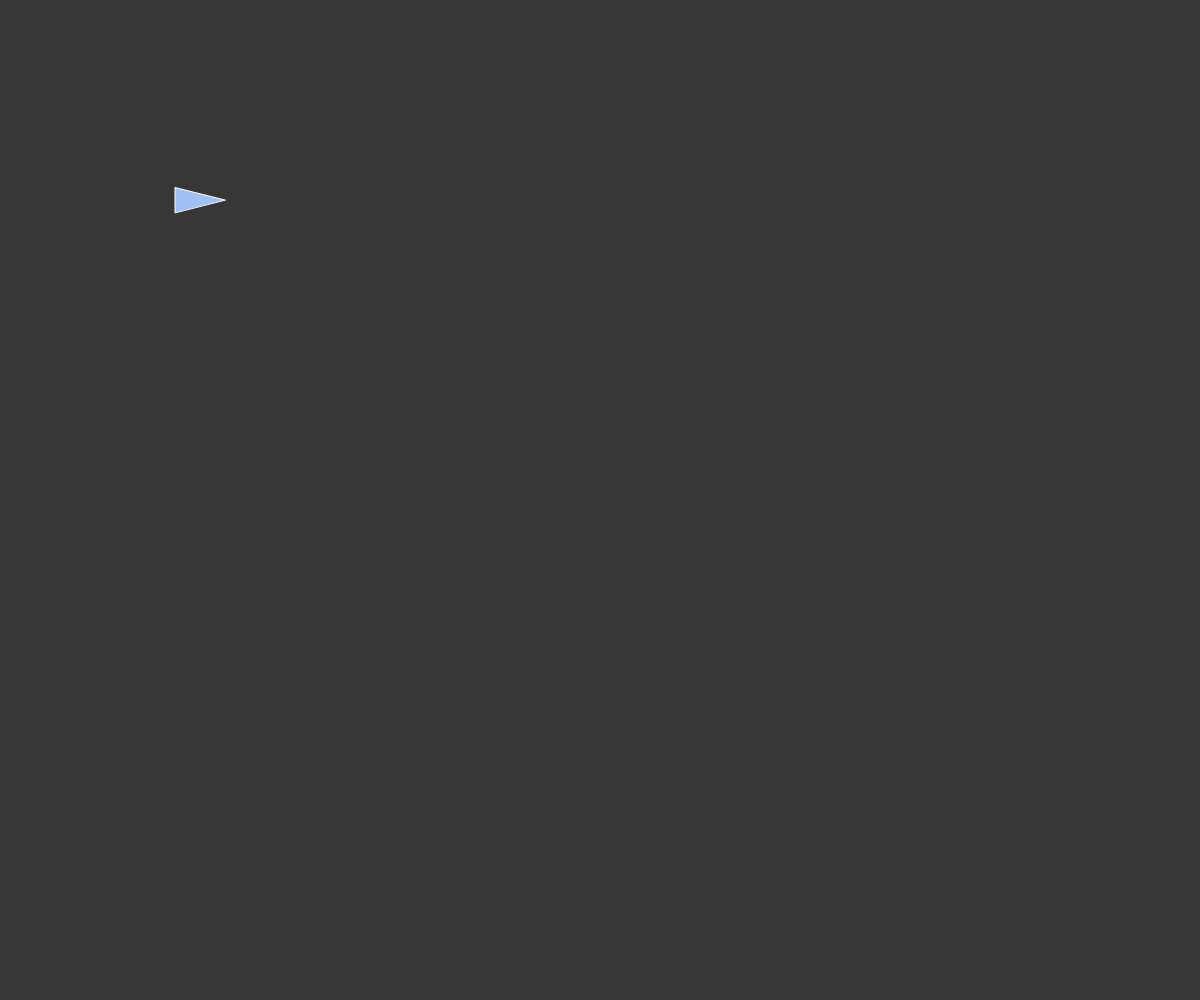
Frame 1 (no input)
Frame 60 (no input): identical to frame 1, image omitted
Frame 120 (the mouse pressed at the canvas centre since frame 60): identical to frame 1, image omitted

The p5.js sketch that drew this single still picture (run headless with seeded random() and noise() and a simulated clock; from frame 60 on, the mouse is pressed at the canvas centre):

// p5.js sketch
// ── sketch.js
let mover;
let enemies = [];

function setup() {
  createCanvas(windowWidth, windowHeight);
  
  mover = new Mover(200, 200, 25);
  
  //frameRate(10)
}

function draw() {
  background(55);
  
  mover.update();
  mover.show();
  
  enemies.forEach(enemy => {
    enemy.show();
    enemy.update();
  });
  
}
// ── mover.js
// CURRENT GLITCHES:
// Mover glitches past boundaries
class Mover {
  constructor (x,y, mass) {
    this.pos = createVector(x, y);
    this.mass = mass;
    
    // Instantiate vectors for early read-access.
    this.vel = createVector();
    this.acc = createVector();
    
    this.colour = color('#a0bff2');
  }
  
  update() {
    // Acc is added here.
    this.acc.set(0,0); // Otherwise acceleration never ends.
    this.keyboardInput();
    this.acc.setMag(1);
    
    this.vel.add(this.acc);
    this.vel.limit(2*this.mass);
    
    this.pos.add(this.vel);
    
    this.checkEdges();
    this.drag(0.05);
  }
  
  applyForce(force) {
    let forceCopy = p5.Vector.div(force, this.mass);
    this.acc.add(forceCopy);
  }
  
  keyboardInput() {
    // Add movement to overall vector
    // L:(-1, 0) R:(1, 0) U:(0, -1) D:(0, 1)
    let movementVector = createVector(0, 0);
    
    if(keyIsDown(LEFT_ARROW)) {
      movementVector.add(-this.mass, 0);
    } if(keyIsDown(RIGHT_ARROW)) {
      movementVector.add(this.mass, 0);
    } if(keyIsDown(UP_ARROW)) {
      movementVector.add(0, -this.mass);
    } if(keyIsDown(DOWN_ARROW)) {
      movementVector.add(0, this.mass);
    } if(keyIsDown(SHIFT)) {
      this.drag(1);
    }
    
    movementVector.mult(2);
    
    this.applyForce(movementVector);
  }
  
  drag(c) {
    // Calculate direction.
    let drag = this.vel.copy();
    drag.normalize();
    drag.mult(-1);
    
    // Calculate magnitude.
    let speed = this.vel.mag();
    drag.mult(c * speed * speed);
    
    this.applyForce(drag);
  }
  
  checkEdges() {
    if(this.pos.x > width) {
      this.pos.x = width
      this.vel.x *= -1;
    } if (this.pos.x <= 0) {
      this.vel.x *= -1;
    } if (this.pos.y > height) {
      this.pos.y = height;
      this.vel.y *= -1;
    } if (this.pos.y <= 0) {
      this.vel.y *= -1;
    }
  }
  
  debug() {
    stroke('#7de89a');
    line(this.pos.x, this.pos.y, 
         this.pos.x + this.vel.x * 10,
         this.pos.y + this.vel.y * 10);
    stroke('#e4e87d');
    line(this.pos.x, this.pos.y,
        this.pos.x + this.acc.x * 30,
        this.pos.y + this.acc.y * 30);
  }
  
  show() {
    strokeWeight(1);
    stroke(255);
    fill(this.colour);
    // Points in direction of velocity
    push();
    translate(this.pos.x, this.pos.y); // Change origin.
    rotate(this.vel.heading() + PI/2);
    triangle(0, -this.mass,
             -this.mass/2, this.mass,
             this.mass/2, this.mass);
    pop();
    
    this.debug();
  }
}
